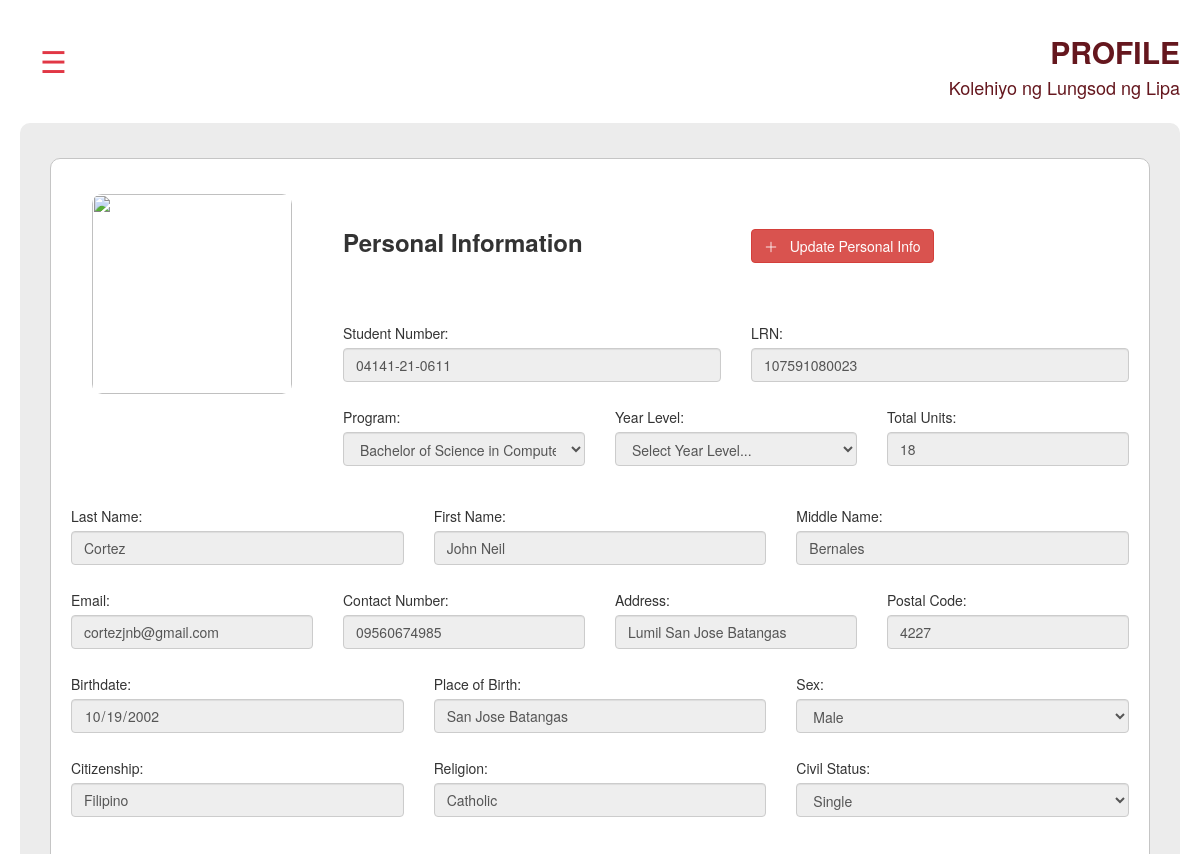
The page /user/profile/profile.php (signed in, upper part) on the database as committed earlier.
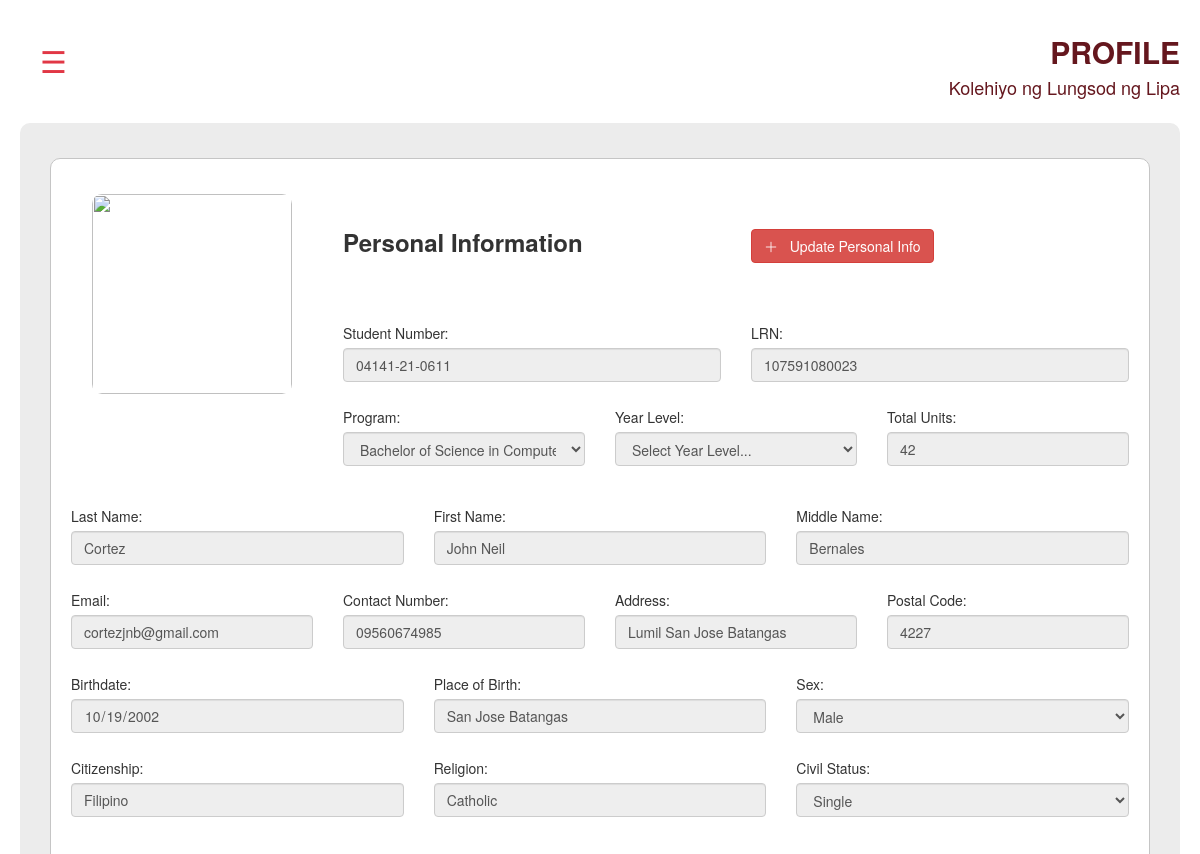
The same page on the database as committed later.
### tables this page shows
CREATE TABLE `tb_studentinfo` (
  `id` int(11) NOT NULL,
  `student_id` int(11) DEFAULT NULL,
  `profile_pic` varbinary(255) DEFAULT NULL,
  `lrn` varbinary(255) DEFAULT NULL,
  `school_attended` varbinary(255) DEFAULT NULL,
  `school_id_num` varbinary(255) DEFAULT NULL,
  `school_address` varbinary(255) DEFAULT NULL,
  `school_sector` varbinary(255) DEFAULT NULL,
  `disability` varbinary(255) DEFAULT NULL,
  `tribal_membership` varchar(255) DEFAULT NULL,
  `program_id` int(11) DEFAULT NULL,
  `yearlevel_id` int(11) DEFAULT NULL,
  `total_units` varbinary(255) DEFAULT NULL,
  `last_name` varbinary(255) DEFAULT NULL,
  `first_name` varbinary(255) DEFAULT NULL,
  `middle_name` varbinary(255) DEFAULT NULL,
  `birthdate` varbinary(255) DEFAULT NULL,
  `birthplace` varbinary(255) DEFAULT NULL,
  `sex` varbinary(255) DEFAULT NULL,
  `civil_status` varbinary(255) DEFAULT NULL,
  `religion` varbinary(255) DEFAULT NULL,
  `citizenship` varbinary(255) DEFAULT NULL,
  `address` varbinary(255) DEFAULT NULL,
  `postal_code` varbinary(255) DEFAULT NULL
);

CREATE TABLE `tb_program` (
  `id` int(11) NOT NULL,
  `name` varbinary(255) DEFAULT NULL,
  `cost_per_unit` varbinary(255) DEFAULT NULL
);

### conn.php (called while the page is built, shortened)
<?php
    $hexKey = "a3f5d4e6b1c2d3e4f5a6b7c8d9e0f1a2";
    $key = hex2bin($hexKey);
    $method = "AES-128-ECB";
?>

### user/profile/profile.php (the view, shortened to what the changed rows need)
<?php
    include("../navbar.php");
?>
<!DOCTYPE html>
<html lang="en">
<head>
</head>
<body>
    <div class="header user_header">
    <table width="100%">
        <tr>
            <td style='text-align:right; color: #65171e;'><h2><b>PROFILE</b></h2><h4>Kolehiyo ng Lungsod ng Lipa</h4></td>
        </tr>
    </table>
    </div>
    <div class="content_container user_content_container">
        <div class="admin_container profile_container">
           <form enctype="multipart/form-data" id="add_profile_form">
           <div class="row">
                <div class="col-lg-9">
                    <br>
                    <div class="row">
                        <div class="col-md-6">
                            <label>LRN:</label>
                            <input type="text" name="txt_lrn" id="txt_lrn" class="form-control" value='<?php echo $lrn;?>' disabled>
                        </div>
                    </div>
                    <div class="row">
                        <div class="col-lg-4">
                            <label>Program:</label>
                            <select name="slct_program" id="slct_program" class="form-control" disabled>
                                <?php
                                    $result = $conn->query("select * from tb_program");
                                    while($row=$result->fetch_assoc()){
                                        echo "<option value='$row[id]' ";
                                        if($row["id"] == $program_id){
                                            echo "selected";
                                        }
                                        echo ">".openssl_decrypt($row["name"], $method, $key)."</option>";
                                    }
                                ?>
                            </select>
                        </div>
                        <div class="col-md-4">
                            <label>Total Units:</label>
                            <input type="number" name="txt_units" id="txt_units" class="form-control" value='<?php echo $total_units;?>' disabled>
                        </div>
                    </div>
                </div>
            </div>
            <div class="row">
                <div class="col-md-4">
                    <label>Last Name:</label>
                    <input type="text" name="txt_lastname" id="txt_lastname" value='<?php echo $last_name;?>' class="form-control" disabled>
                </div>
                <div class="col-md-4">
                    <label>First Name:</label>
                    <input type="text" name="txt_firstname" id="txt_firstname" value='<?php echo $first_name;?>' class="form-control" disabled>
                </div>
                <div class="col-md-4">
                    <label>Middle Name:</label>
                    <input type="text" name="txt_middlename" id="txt_middlename" class="form-control" value='<?php echo $middle_name;?>' placeholder='Type _ if none' disabled>
                </div>
            </div>
            <div class="row">
                <div class="col-lg-3">
                    <label>Address:</label>
                    <input type="text" name="txt_address" id="txt_address" class="form-control" placeholder="Street Barangay, Town or City or Municipality, Province" value='<?php echo $address;?>' disabled>
                </div>
                <div class="col-lg-3">
                    <label>Postal Code:</label>
                    <input type="text" name="txt_postal" id="txt_postal" value='<?php echo $postal_code;?>' class="form-control" disabled>
                </div>
            </div>
            <div class="row">
                <div class="col-lg-4">
                    <label>Birthdate:</label>
                    <input type="date" name="txt_birthdate" id="txt_birthdate" class="form-control" value='<?php echo $birthdate;?>' disabled>
                </div>
                <div class="col-lg-4">
                    <label>Place of Birth:</label>
                    <input type="text" name="txt_birthplace" id="txt_birthplace" class="form-control" value='<?php echo $birthplace ;?>' disabled>
                </div>
                <div class="col-lg-4">
                    <label>Sex:</label>
                    <select name="slct_sex" id="slct_sex" class="form-control" disabled>
                        <option value="M" <?php if($sex == "M"){ echo "selected"; } ?>>Male</option>
                    </select>
                </div>
            </div>
            <div class="row">
                <div class="col-lg-4">
                    <label>Citizenship:</label>
                    <input type="text" name="txt_citizenship" id="txt_citizenship" class="form-control" value='<?php echo $citizenship ;?>'  disabled>
                </div>
                <div class="col-lg-4">
                    <label>Religion:</label>
                    <input type="text" name="txt_religion" id="txt_religion" class="form-control" value='<?php echo $religion ;?>'  disabled>
                </div>
                <div class="col-lg-4">
                    <label>Civil Status:</label>
                    <select name="slct_civilstatus" id="slct_civilstatus" class="form-control" disabled>
                        <option value="Single" <?php if($civil_status == "Single"){ echo "selected"; } ?>>Single</option>
                    </select>
                </div>
            </div>
            <br>
            <br><hr><br>
            <h3><b>Family Background</b></h3><br>
            <br>
           </form>
            <br><br>
        </div>
    </div>
</body>
</html>

Rows that differ between the two databases and show on the page:
changed tb_studentinfo "Cortez": txt_units "18" → "42"
